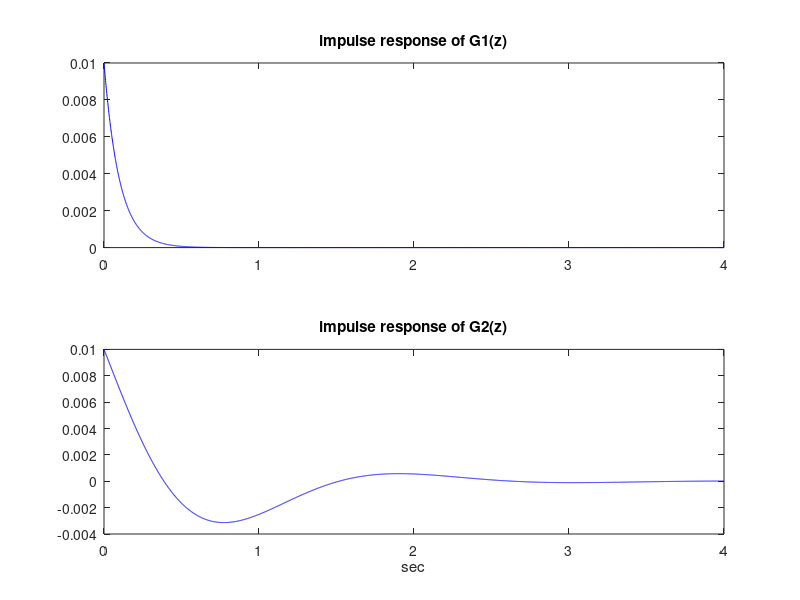

This chart was generated by the following MATLAB code:
% Transfer functions for study: impulse response
% continuous time transfer functions:
num1Ns=10; den1Ns=[1 10]; %G1(s)=10/(s+10)
num2Ns=[10 0]; den2Ns=[1 3 10]; %G2(s)=10s/(s^2+3s+10);

fs=1000; %sampling frequency in Hz
Ts=1/fs; %sampling period in seconds

%discrete transfer functions (from the continuous cases)
[num1Nz,den1Nz]= impinvar(num1Ns,den1Ns,fs); %G1(z)
[num2Nz,den2Nz]= impinvar(num2Ns,den2Ns,fs); %G2(z)

%impulse responses
t=0:Ts:(4-Ts); %sampling times data set (4 seconds)
Ns=length(t); %number of samples
subplot(2,1,1)
[h1Nz,t1]=impz(num1Nz,den1Nz,Ns); %G1(z) impulse response
plot(t,h1Nz,'b'); hold on;
title('impulse response of G1(z)');

subplot(2,1,2)
[h2Nz,t2]=impz(num2Nz,den2Nz,Ns); %G2(z) impulse response
plot(t,h2Nz,'b'); hold on;
title('impulse response of G2(z)');
xlabel('sec')
